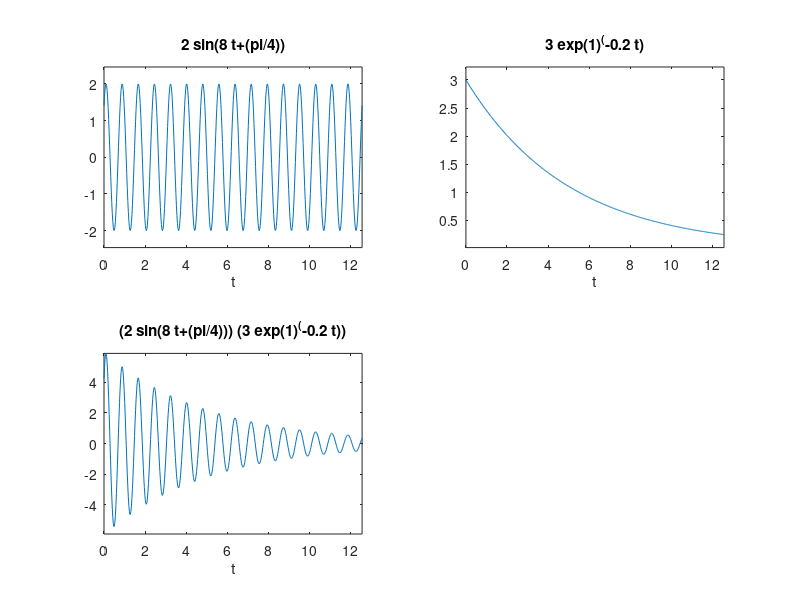

Recreate this plot in MATLAB.
subplot(2,2,1)
f='2*sin(8*t+(pi/4))';
ezplot(f,[0,4*pi])
subplot(2,2,2)
g='3*exp(1)^(-0.2*t)';
ezplot(g,[0,4*pi])
subplot(2,2,3)
h='(2*sin(8*t+(pi/4)))*(3*exp(1)^(-0.2*t))';
ezplot(h,[0,4*pi])